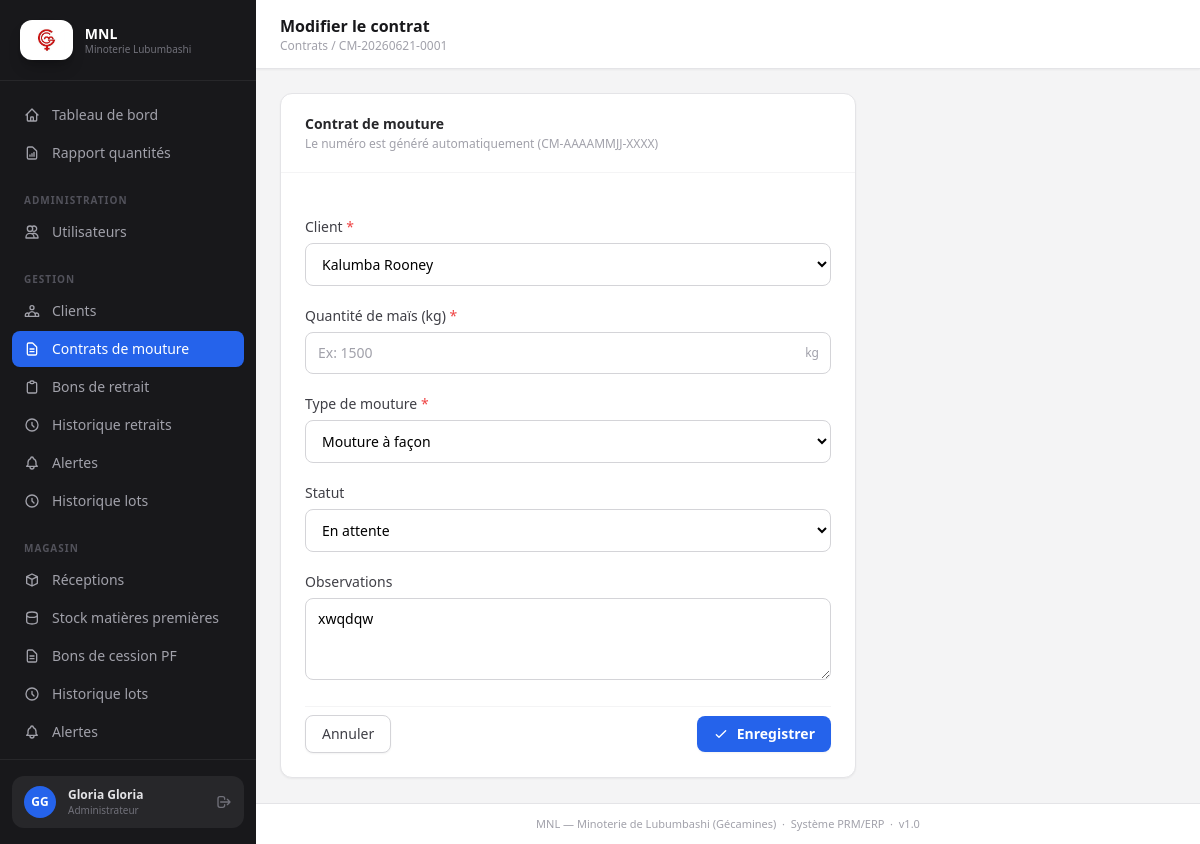
The app's page /contrats/3/edit/ (signed in) with its own data.
### accounts/models.py (models this page shows, shortened)
class Utilisateur(AbstractUser):
    ROLES = [
        ('ADMIN',       'Administrateur'),
        ('COMPTABLE',   'Comptable'),
        ('MAGASINIER',  'Magasinier'),
        ('LABORANTIN',  'Laborantin'),
        ('MEUNIER',     'Meunier'),
        ('CLIENT',      'Client'),
    ]
    username   = None
    email      = models.EmailField(unique=True)
    nom        = models.CharField(max_length=100)
    prenom     = models.CharField(max_length=100)
    telephone  = models.CharField(max_length=20, blank=True)
    role       = models.CharField(max_length=20, choices=ROLES)
    actif      = models.BooleanField(default=True)
    profil_client = models.OneToOneField(
        'clients.Client', on_delete=models.SET_NULL,
        null=True, blank=True, related_name='compte_utilisateur',
        help_text="Fiche client liée (rôle Client uniquement)",
    )
    USERNAME_FIELD  = 'email'
    REQUIRED_FIELDS = ['nom', 'prenom', 'role']
    objects = UtilisateurManager()
    class Meta:
        verbose_name = 'Utilisateur'
        verbose_name_plural = 'Utilisateurs'
        ordering = ['nom', 'prenom']

### contrats/models.py (models this page shows, shortened)
class ContratMouture(models.Model):
    STATUTS = [
        ('EN_ATTENTE', 'En attente'),
        ('EN_COURS',   'En cours'),
        ('TERMINE',    'Terminé'),
        ('ANNULE',     'Annulé'),
    ]
    TYPES_MOUTURE = [
        ('MOUTURE',         'Mouture'),
        ('MOUTURE_A_FACON', 'Mouture à façon'),
    ]
    numero_contrat  = models.CharField(max_length=25, unique=True, blank=True)
    date_contrat    = models.DateField(auto_now_add=True)
    quantite_kg     = models.FloatField(help_text="Quantité de maïs (kg)")
    type_mouture    = models.CharField(
        max_length=20, choices=TYPES_MOUTURE, default='MOUTURE',
        help_text="Type de mouture convenu avec le client",
    )
    statut          = models.CharField(max_length=20, choices=STATUTS, default='EN_ATTENTE')
    observations    = models.TextField(blank=True)
    client          = models.ForeignKey(Client, on_delete=models.PROTECT,
                                        related_name='contrats')
    commande        = models.OneToOneField(
        Commande, on_delete=models.PROTECT,
        related_name='contrat', null=True, blank=True,
    )
    comptable       = models.ForeignKey(Utilisateur, on_delete=models.PROTECT,
                                        related_name='contrats_saisis')
    date_creation   = models.DateTimeField(auto_now_add=True)
    class Meta:
        verbose_name = 'Contrat de mouture'
        ordering    = ['-date_contrat']

### contrats/views.py (the view, shortened to what this page needs)
# urls.py: path('<int:pk>/edit/', views.ModifierContratView.as_view(), name='edit'),
class ModifierContratView(ComptableRequiredMixin, UpdateView):
    model = ContratMouture
    form_class = ContratMoutureForm
    template_name = 'contrats/form.html'
    success_url = reverse_lazy('contrats:list')

### templates/contrats/form.html (shortened to what this page needs)
{% extends 'base.html' %}
{% block page_title %}{% if object %}Modifier le contrat{% else %}Nouveau contrat de mouture{% endif %}{% endblock %}
{% block breadcrumb %}
<p class="text-xs text-zinc-400"><a href="{% url 'contrats:list' %}" class="hover:text-zinc-700">Contrats</a> / {% if object %}{{ object.numero_contrat }}{% else %}Nouveau{% endif %}</p>
{% endblock %}
{% block content %}
<div class="max-w-xl">
  <div class="card overflow-hidden">
    <div class="px-6 py-5 border-b border-zinc-100">
      <h2 class="text-sm font-semibold text-zinc-800">Contrat de mouture</h2>
      <p class="text-xs text-zinc-400 mt-0.5">Le numéro est généré automatiquement (CM-AAAAMMJJ-XXXX)</p>
    </div>
    <form method="post" class="px-6 py-6 space-y-5">
      <div>
        <label class="form-label" for="{{ form.client.id_for_label }}">Client <span class="text-red-500">*</span></label>
        <select name="client" id="{{ form.client.id_for_label }}"
          class="form-input {% if form.client.errors %}border-red-400{% endif %}">
          {% for c in form.fields.client.queryset %}
          <option value="{{ c.pk }}" {% if form.client.value|stringformat:"s" == c.pk|stringformat:"s" %}selected{% endif %}>{{ c }}</option>
          {% endfor %}
        </select>
      </div>
      <div>
        <label class="form-label" for="{{ form.quantite_kg.id_for_label }}">Quantité de maïs (kg) <span class="text-red-500">*</span></label>
        <div class="relative">
          <input type="number" name="quantite_kg" id="{{ form.quantite_kg.id_for_label }}"
            value="{{ form.quantite_kg.value|default:'' }}" step="0.1" min="0"
            class="form-input pr-10 {% if form.quantite_kg.errors %}border-red-400{% endif %}"
            placeholder="Ex: 1500">
          <span class="absolute right-3 top-1/2 -translate-y-1/2 text-xs text-zinc-400 font-medium">kg</span>
        </div>
      </div>
      <div>
        <label class="form-label" for="{{ form.type_mouture.id_for_label }}">Type de mouture <span class="text-red-500">*</span></label>
        <select name="type_mouture" id="{{ form.type_mouture.id_for_label }}"
          class="form-input {% if form.type_mouture.errors %}border-red-400{% endif %}">
          {% with selected_type=form.type_mouture.value|default:"MOUTURE" %}
          {% for val, label in form.fields.type_mouture.choices %}
          <option value="{{ val }}" {% if selected_type|stringformat:"s" == val|stringformat:"s" %}selected{% endif %}>{{ label }}</option>
          {% endfor %}
          {% endwith %}
        </select>
      </div>
      {% if object %}
      <div>
        <label class="form-label" for="{{ form.statut.id_for_label }}">Statut</label>
        <select name="statut" id="{{ form.statut.id_for_label }}" class="form-input">
          {% for val, label in form.fields.statut.choices %}
          <option value="{{ val }}" {% if form.statut.value == val %}selected{% endif %}>{{ label }}</option>
          {% endfor %}
        </select>
      </div>
      {% endif %}
      <div>
        <label class="form-label" for="{{ form.observations.id_for_label }}">Observations</label>
        <textarea name="observations" id="{{ form.observations.id_for_label }}" rows="3"
          class="form-input" placeholder="Notes, conditions particulières…">{{ form.observations.value|default:'' }}</textarea>
      </div>
      <div class="flex items-center justify-between pt-2 border-t border-zinc-100">
        <a href="{% url 'contrats:list' %}" class="btn-secondary">Annuler</a>
        <button type="submit" class="btn-primary">
          <svg class="w-4 h-4" fill="none" viewBox="0 0 24 24" stroke="currentColor" stroke-width="2">
            <path stroke-linecap="round" stroke-linejoin="round" d="M5 13l4 4L19 7"/>
          </svg>
          {% if object %}Enregistrer{% else %}Créer le contrat{% endif %}
        </button>
      </div>
    </form>
  </div>
</div>
{% endblock %}

### templates/base.html (shortened to what this page needs)
<!DOCTYPE html>
<html lang="fr" class="h-full">
<head>
  {% load static %}
  <script src="https://cdn.tailwindcss.com"></script>
</head>
<body class="h-full flex bg-zinc-100">
<aside class="w-64 shrink-0 flex flex-col bg-zinc-900 h-screen sticky top-0">
  <div class="flex items-center gap-3 px-5 py-5 border-b border-zinc-800">
    <div class="h-10 px-2 rounded-xl bg-white flex items-center justify-center shrink-0 shadow-lg shadow-black/20">
      <img src="{% static 'images/logo-mnl.png' %}" alt="Logo MNL — Gécamines" class="h-7 w-auto object-contain">
    </div>
    <div>
      <p class="text-sm font-bold text-white leading-tight">MNL</p>
      <p class="text-[10px] text-zinc-500 leading-tight">Minoterie Lubumbashi</p>
    </div>
  </div>
  <nav class="flex-1 px-3 py-4 overflow-y-auto space-y-0.5">
    {% with path=request.path %}
    <a href="{% url 'core:dashboard' %}" class="nav-link {% if '/dashboard/' in path %}active{% endif %}">
      <svg class="w-4 h-4 shrink-0" fill="none" viewBox="0 0 24 24" stroke="currentColor" stroke-width="2">
        <path stroke-linecap="round" stroke-linejoin="round" d="M3 12l2-2m0 0l7-7 7 7M5 10v10a1 1 0 001 1h3m10-11l2 2m-2-2v10a1 1 0 01-1 1h-3m-6 0a1 1 0 001-1v-4a1 1 0 011-1h2a1 1 0 011 1v4a1 1 0 001 1m-6 0h6"/>
      </svg>
      Tableau de bord
    </a>
    {% if user.role in 'ADMIN,COMPTABLE' %}
    <a href="{% url 'core:rapport' %}" class="nav-link {% if '/rapport/' in path %}active{% endif %}">
      <svg class="w-4 h-4 shrink-0" fill="none" viewBox="0 0 24 24" stroke="currentColor" stroke-width="2">
        <path stroke-linecap="round" stroke-linejoin="round" d="M9 17v-2m3 2v-4m3 4v-6m2 10H7a2 2 0 01-2-2V5a2 2 0 012-2h5.586a1 1 0 01.707.293l5.414 5.414a1 1 0 01.293.707V19a2 2 0 01-2 2z"/>
      </svg>
      Rapport quantités
    </a>
    {% endif %}
    {% if user.role == 'ADMIN' %}
    <p class="nav-section">Administration</p>
    <a href="{% url 'accounts:users_list' %}" class="nav-link {% if '/accounts/users' in path %}active{% endif %}">
      <svg class="w-4 h-4 shrink-0" fill="none" viewBox="0 0 24 24" stroke="currentColor" stroke-width="2">
        <path stroke-linecap="round" stroke-linejoin="round" d="M12 4.354a4 4 0 110 5.292M15 21H3v-1a6 6 0 0112 0v1zm0 0h6v-1a6 6 0 00-9-5.197M13 7a4 4 0 11-8 0 4 4 0 018 0z"/>
      </svg>
      Utilisateurs
    </a>
    {% endif %}
    {% if user.role in 'ADMIN,COMPTABLE' %}
    <p class="nav-section">Gestion</p>
    <a href="{% url 'clients:list' %}" class="nav-link {% if '/clients/' in path %}active{% endif %}">
      Clients
    </a>
    <a href="{% url 'contrats:list' %}" class="nav-link {% if '/contrats/' in path %}active{% endif %}">
      <svg class="w-4 h-4 shrink-0" fill="none" viewBox="0 0 24 24" stroke="currentColor" stroke-width="2">
        <path stroke-linecap="round" stroke-linejoin="round" d="M9 12h6m-6 4h6m2 5H7a2 2 0 01-2-2V5a2 2 0 012-2h5.586a1 1 0 01.707.293l5.414 5.414a1 1 0 01.293.707V19a2 2 0 01-2 2z"/>
      </svg>
      Contrats de mouture
    </a>
    <a href="{% url 'facturation:bons_list' %}" class="nav-link {% if '/facturation/bons' in path %}active{% endif %}">
      <svg class="w-4 h-4 shrink-0" fill="none" viewBox="0 0 24 24" stroke="currentColor" stroke-width="2">
        <path stroke-linecap="round" stroke-linejoin="round" d="M9 5H7a2 2 0 00-2 2v12a2 2 0 002 2h10a2 2 0 002-2V7a2 2 0 00-2-2h-2M9 5a2 2 0 002 2h2a2 2 0 002-2M9 5a2 2 0 012-2h2a2 2 0 012 2"/>
      </svg>
      Bons de retrait
    </a>
    <a href="{% url 'facturation:mes_retraits' %}" class="nav-link {% if '/facturation/mes-retraits' in path %}active{% endif %}">
      <svg class="w-4 h-4 shrink-0" fill="none" viewBox="0 0 24 24" stroke="currentColor" stroke-width="2">
        <path stroke-linecap="round" stroke-linejoin="round" d="M12 8v4l3 3m6-3a9 9 0 11-18 0 9 9 0 0118 0z"/>
      </svg>
      Historique retraits
    </a>
    <a href="{% url 'facturation:alertes' %}" class="nav-link {% if '/facturation/alertes' in path %}active{% endif %}">
      Alertes
    </a>
    <a href="{% url 'production:lots_list' %}" class="nav-link {% if '/production/lots' in path %}active{% endif %}">
      <svg class="w-4 h-4 shrink-0" fill="none" viewBox="0 0 24 24" stroke="currentColor" stroke-width="2">
        <path stroke-linecap="round" stroke-linejoin="round" d="M12 8v4l3 3m6-3a9 9 0 11-18 0 9 9 0 0118 0z"/>
      </svg>
      Historique lots
    </a>
    {% endif %}
    {% if user.role in 'ADMIN,MAGASINIER' %}
    <p class="nav-section">Magasin</p>
    <a href="{% url 'magasin:receptions_list' %}" class="nav-link {% if '/magasin/receptions' in path %}active{% endif %}">
      <svg class="w-4 h-4 shrink-0" fill="none" viewBox="0 0 24 24" stroke="currentColor" stroke-width="2">
        <path stroke-linecap="round" stroke-linejoin="round" d="M20 7l-8-4-8 4m16 0l-8 4m8-4v10l-8 4m0-10L4 7m8 4v10M4 7v10l8 4"/>
      </svg>
      Réceptions
    </a>
    <a href="{% url 'magasin:stock' %}" class="nav-link {% if '/magasin/stock' in path %}active{% endif %}">
      <svg class="w-4 h-4 shrink-0" fill="none" viewBox="0 0 24 24" stroke="currentColor" stroke-width="2">
        <path stroke-linecap="round" stroke-linejoin="round" d="M4 7v10c0 2.21 3.582 4 8 4s8-1.79 8-4V7M4 7c0 2.21 3.582 4 8 4s8-1.79 8-4M4 7c0-2.21 3.582-4 8-4s8 1.79 8 4"/>
      </svg>
      Stock matières premières
    </a>
    <a href="{% url 'magasin:bons_cession_list' %}" class="nav-link {% if '/magasin/bons-cession' in path %}active{% endif %}">
      <svg class="w-4 h-4 shrink-0" fill="none" viewBox="0 0 24 24" stroke="currentColor" stroke-width="2">
        <path stroke-linecap="round" stroke-linejoin="round" d="M9 12h6m-6 4h6m2 5H7a2 2 0 01-2-2V5a2 2 0 012-2h5.586a1 1 0 01.707.293l5.414 5.414a1 1 0 01.293.707V19a2 2 0 01-2 2z"/>
      </svg>
      Bons de cession PF
    </a>
    <a href="{% url 'production:lots_list' %}" class="nav-link {% if '/production/lots' in path %}active{% endif %}">
      <svg class="w-4 h-4 shrink-0" fill="none" viewBox="0 0 24 24" stroke="currentColor" stroke-width="2">
        <path stroke-linecap="round" stroke-linejoin="round" d="M12 8v4l3 3m6-3a9 9 0 11-18 0 9 9 0 0118 0z"/>
      </svg>
      Historique lots
    </a>
    <a href="{% url 'facturation:alertes' %}" class="nav-link {% if '/facturation/alertes' in path %}active{% endif %}">
      Alertes
    </a>
    {% endif %}
    {% if user.role in 'ADMIN,LABORANTIN' %}
    <p class="nav-section">Laboratoire</p>
    {% endif %}
    {% endwith %}
  </nav>
  <div class="px-3 py-4 border-t border-zinc-800">
    <div class="flex items-center gap-3 px-3 py-2.5 rounded-xl bg-zinc-800">
      <div class="w-8 h-8 rounded-full bg-blue-600 flex items-center justify-center shrink-0">
        <span class="text-xs font-bold text-white">{{ user.prenom.0|upper }}{{ user.nom.0|upper }}</span>
      </div>
      <div class="min-w-0 flex-1">
        <p class="text-xs font-semibold text-zinc-200 truncate">{{ user.prenom }} {{ user.nom }}</p>
        <p class="text-[10px] text-zinc-500 truncate">{{ user.get_role_display }}</p>
      </div>
      <a href="{% url 'accounts:logout' %}" title="Déconnexion" class="text-zinc-500 hover:text-red-400 transition-colors">
        <svg class="w-4 h-4" fill="none" viewBox="0 0 24 24" stroke="currentColor" stroke-width="2">
          <path stroke-linecap="round" stroke-linejoin="round" d="M17 16l4-4m0 0l-4-4m4 4H7m6 4v1a3 3 0 01-3 3H6a3 3 0 01-3-3V7a3 3 0 013-3h4a3 3 0 013 3v1"/>
        </svg>
      </a>
    </div>
  </div>
</aside>
<div class="flex-1 flex flex-col min-h-screen overflow-x-hidden">
  <header class="sticky top-0 z-10 bg-white border-b border-zinc-200 px-6 py-3.5 flex items-center justify-between shadow-sm">
    <div>
      <h1 class="text-base font-semibold text-zinc-900">{% block page_title %}{% endblock %}</h1>
      {% block breadcrumb %}{% endblock %}
    </div>
  </header>
  <main class="flex-1 px-6 py-6">
    {% block content %}{% endblock %}
  </main>
  <footer class="px-6 py-3 border-t border-zinc-200 text-[11px] text-zinc-400 text-center bg-white">
    MNL — Minoterie de Lubumbashi (Gécamines) &nbsp;·&nbsp; Système PRM/ERP &nbsp;·&nbsp; v1.0
  </footer>
</div>
</body>
</html>

### records on screen
Utilisateur: prenom.0 "G", nom.0 "G", prenom "Gloria", nom "Gloria", role "Administrateur"
ContratMouture: numero_contrat "CM-20260621-0001", type_mouture "Mouture à façon", statut "En attente", observations "xwqdqw"

### other values on screen
form field client "Kalumba Rooney"
